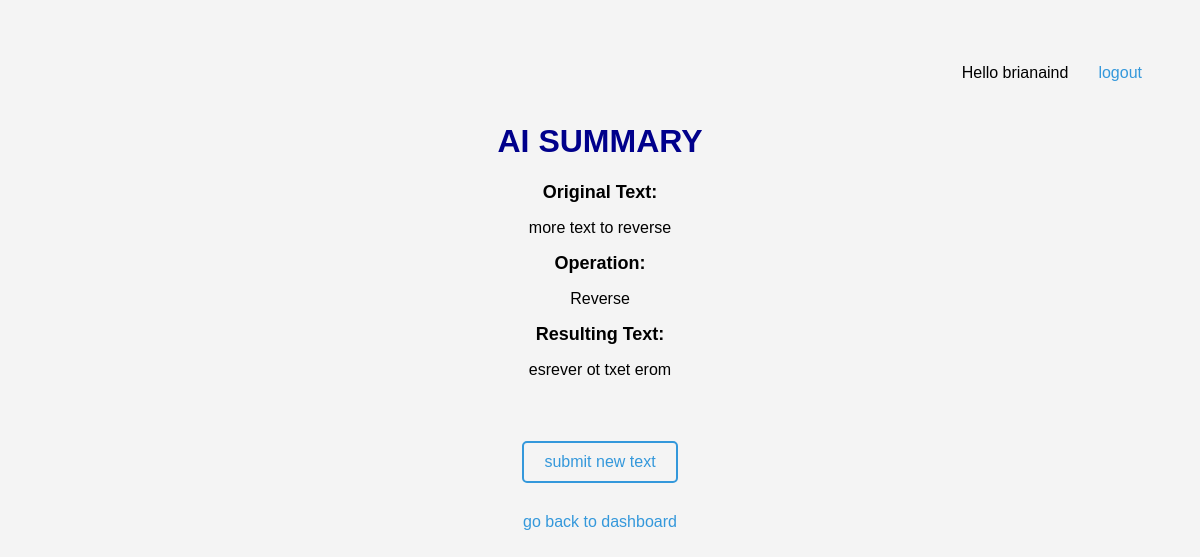
The app's page /result/ff448e42b5e084ce0c5d023807da29d9 (signed in) with its own data.
### app.py (models this page shows)
class User(db.Model, UserMixin):
    id = db.Column(db.Integer, primary_key=True)
    username = db.Column(db.String(20), nullable=False, unique=True)
    password = db.Column(db.String(80), nullable=False)

class Submission(db.Model):
    id = db.Column(db.Integer, primary_key=True)
    user_id = db.Column(db.Integer, db.ForeignKey('user.id'), nullable=False)
    unique_id = db.Column(db.String(32), nullable=False)
    original_text = db.Column(db.Text, nullable=False)
    reversed_text = db.Column(db.Text, nullable=False)
    actionn = db.Column(db.Text, nullable=False)
    user = db.relationship('User', backref=db.backref('submissions', lazy=True))

### app.py (the view)
@app.route('/result/<unique_id>')
def result(unique_id):
    submission = Submission.query.filter_by(unique_id=unique_id).first()
    if submission:
        return render_template('result.html', submission=submission, username=current_user.username)
    else:
        return render_template('result_not_found.html', username=current_user.username)

### app.py (called while the page is built)
@login_manager.user_loader
def load_user(user_id):
    return User.query.get(int(user_id))

### templates/result.html (shortened to what this page needs)
<!DOCTYPE html>
<html lang="en">
<head>
    <link rel="stylesheet" type="text/css" href="{{ url_for('static', filename='styles.css') }}">
</head>
<body>
    <p style="text-align: right;" >Hello {{ username }}<a href="{{url_for('logout')}}" style="border: None; " >logout</a> </p>
    <h1>AI Summary</h1>
    <h2>Original Text:</h2>
    <p>{{ submission.original_text }}</p>
    <h2>Operation:</h2>
    <p>{{ submission.actionn }}</p>
    <h2>Resulting Text:</h2>
    <p>{{ submission.reversed_text }}</p>
   <br><br>
   <a href="/fullSubmission">submit new text</a>
   <br>
    <a href="/dashboard" style="border: None;">go back to dashboard</a>
</body>
</html>

### static/styles.css (style rules this page uses)
body { font-family: 'Arial', sans-serif; background-color: #f4f4f4; text-align: center; padding: 20px; }
h1 { color: darkblue; text-transform: uppercase; }
h2 { font-size: 18px; }
a { text-decoration: none; display: inline-block; margin: 10px; padding: 10px 20px; border: 2px solid #3498db; color: #3498db; border-radius: 5px; transition: background-color 0.3s, color 0.3s; }

### records on screen
User: username "brianaind"
Submission: original_text "more text to reverse", actionn "Reverse", reversed_text "esrever ot txet erom"
